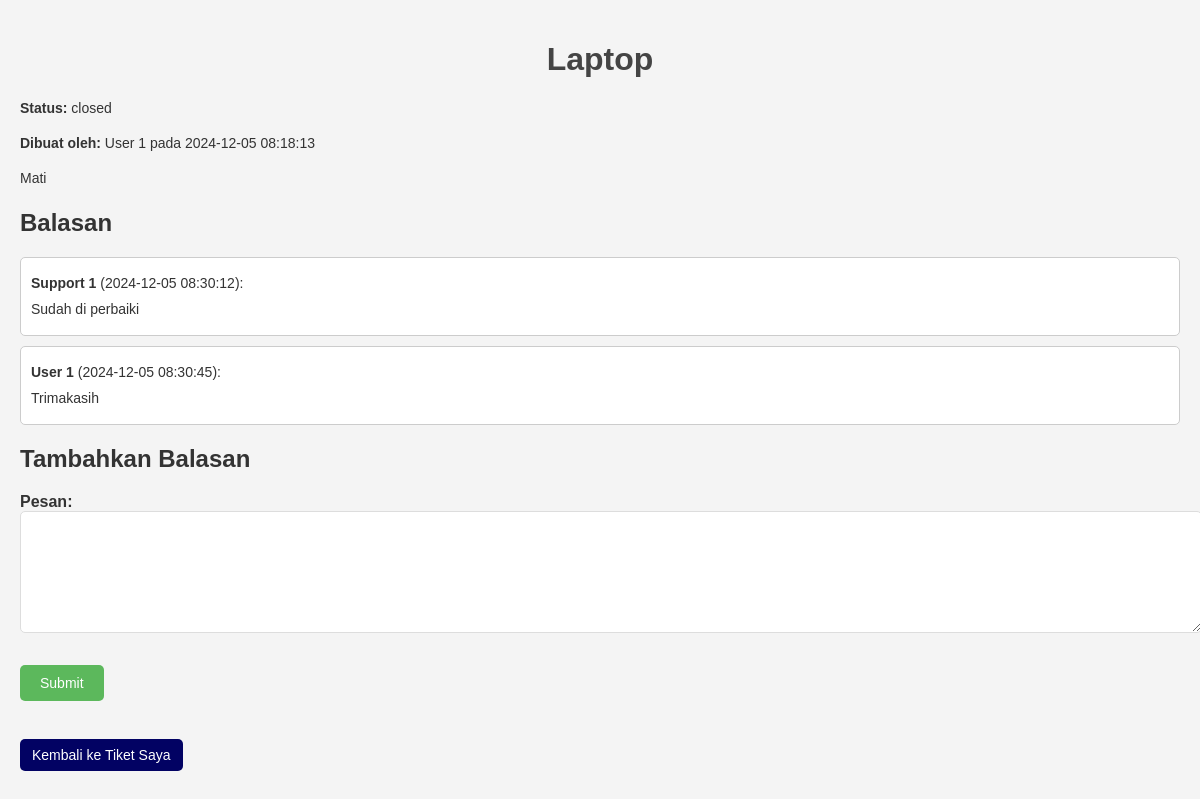
Page /user/view_ticket.php?id=1 (signed in) on the committed database.
### tables this page shows
CREATE TABLE `tickets` (
  `id` int(11) NOT NULL,
  `user_id` int(11) NOT NULL,
  `subject` varchar(255) NOT NULL,
  `description` text NOT NULL,
  `status` enum('open','pending','closed') NOT NULL,
  `created_at` timestamp NULL DEFAULT current_timestamp(),
  `updated_at` timestamp NULL DEFAULT NULL ON UPDATE current_timestamp(),
  `assigned_to` int(11) DEFAULT NULL
);

CREATE TABLE `users` (
  `id` int(11) NOT NULL,
  `username` varchar(255) NOT NULL,
  `password` varchar(255) NOT NULL,
  `role` enum('admin','support','user') NOT NULL,
  `nama` varchar(255) NOT NULL,
  `email` varchar(255) NOT NULL
);

CREATE TABLE `replies` (
  `id` int(11) NOT NULL,
  `ticket_id` int(11) NOT NULL,
  `user_id` int(11) NOT NULL,
  `message` text NOT NULL,
  `created_at` timestamp NULL DEFAULT current_timestamp()
);

### includes/functions.php (called while the page is built, shortened)
<?php
function get_user_name($conn, $user_id) {
    $sql = "SELECT nama FROM users WHERE id = $user_id";
    $result = $conn->query($sql);
    if ($result->num_rows > 0) {
        return $result->fetch_assoc()["nama"];
    } else {
        return "Unknown User";
    }
}
?>

### user/view_ticket.php (the view, shortened to what this page needs)
<?php
include '../includes/database.php';
include '../includes/functions.php';
if (isset($_GET["id"])) {
    $ticket_id = $_GET["id"];
    $sql = "SELECT * FROM tickets WHERE id = $ticket_id";
    $result = $conn->query($sql);
    $ticket = $result->fetch_assoc();
    $sql = "SELECT r.*, u.nama AS nama_pengirim
            FROM replies r
            JOIN users u ON r.user_id = u.id
            WHERE r.ticket_id = $ticket_id
            ORDER BY r.created_at ASC";
    $replies_result = $conn->query($sql);
} else {
    header("Location: my_tickets.php");
    exit();
}
?>
<!DOCTYPE html>
<html>
<head>
  <link rel="stylesheet" href="../css/lihat_tiket.css">
</head>
<body>
<h1><?php echo $ticket['subject']; ?></h1>
<p><strong>Status:</strong> <?php echo $ticket['status']; ?></p>
<p><strong>Dibuat oleh:</strong> <?php echo get_user_name($conn, $ticket['user_id']); ?> pada <?php echo $ticket['created_at']; ?></p>
<p><?php echo $ticket['description']; ?></p>
<h2>Balasan</h2>
<?php if ($replies_result->num_rows > 0): ?>
  <?php while ($reply = $replies_result->fetch_assoc()): ?>
    <div style="border: 1px solid #ccc; padding: 10px; margin-bottom: 10px;">
      <p><strong><?php echo $reply['nama_pengirim']; ?></strong> (<?php echo $reply['created_at']; ?>):</p>
      <p><?php echo $reply['message']; ?></p>
    </div>
  <?php endwhile; ?>
<?php else: ?>
  <p>Belum ada balasan pada tiket ini.</p>
<?php endif; ?>
<h2>Tambahkan Balasan</h2>
<form method="post" action="<?php echo htmlspecialchars($_SERVER["PHP_SELF"] . "?id=" . $ticket_id); ?>">
  <label for="message">Pesan:</label><br>
  <textarea id="message" name="message"></textarea><br><br>
  <input type="submit" value="Submit">
</form>
<br>
<a href="my_tickets.php">Kembali ke Tiket Saya</a>
</body>
</html>

### css/lihat_tiket.css (style rules this page uses)
body { font-family: Arial, sans-serif; background-color: #f4f4f4; margin: 0; padding: 20px; color: #333; }
h1 { text-align: center; color: #444; margin-bottom: 20px; }
p { font-size: 14px; line-height: 1.5; }
label { font-weight: bold; }
div { border: 1px solid #ddd; padding: 15px; margin-bottom: 15px; background-color: #fff; border-radius: 5px; }
div p { margin: 5px 0; }
textarea { width: 100%; height: 100px; padding: 10px; border: 1px solid #ddd; border-radius: 5px; font-size: 14px; margin-bottom: 10px; }
input[type="submit"] { background-color: #5cb85c; color: white; border: none; padding: 10px 20px; border-radius: 5px; cursor: pointer; font-size: 14px; }
a { display: inline-block; text-decoration: none; color: white; background-color: #020263; padding: 8px 12px; border-radius: 5px; font-size: 14px; margin-top: 20px; }

### rows in the picture
tickets: subject "Laptop", status "closed", user.nama "User 1", created_at "2024-12-05 08:18:13", description "Mati"
replies: user.nama "Support 1", created_at "2024-12-05 08:30:12", message "Sudah di perbaiki"
replies: user.nama "User 1", created_at "2024-12-05 08:30:45", message "Trimakasih"
